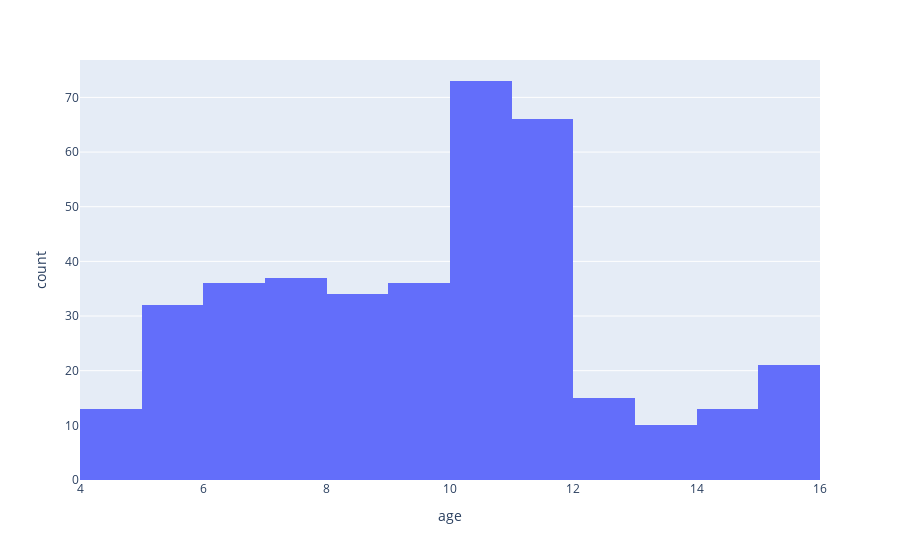

Notebook code cell kept with this figure:
### Code cell
px.histogram(df, x='age')

### Figure 1 — Plotly figure (JSON) as saved in the notebook; plotly's stock layout.template omitted (floating-point values rounded to 4 significant figures; data arrays with more than 128 entries replaced by an {"elided": "..."} marker saying what was removed)
{"data": [{"alignmentgroup": "True", "bingroup": "x", "hovertemplate": "age=%{x}<br>count=%{y}<extra></extra>", "legendgroup": "", "marker": {"color": "#636efa"}, "name": "", "offsetgroup": "", "orientation": "v", "showlegend": false, "type": "histogram", "x": {"elided": "386 float values"}, "xaxis": "x", "yaxis": "y"}], "layout": {"barmode": "relative", "legend": {"tracegroupgap": 0}, "margin": {"t": 60}, "xaxis": {"anchor": "y", "domain": [0, 1], "title": {"text": "age"}}, "yaxis": {"anchor": "x", "domain": [0, 1], "title": {"text": "count"}}}}
